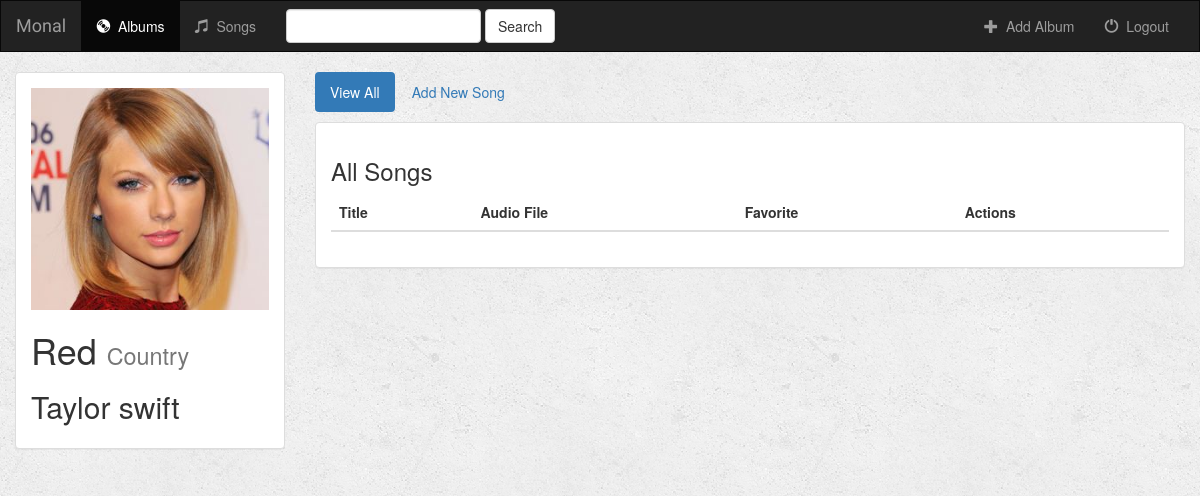
The app's page /music/1/ with its own data.
### music/models.py (models this page shows, shortened)
class Album(models.Model):
    artist = models.CharField(max_length=250)
    album_title = models.CharField(max_length=500)
    genre = models.CharField(max_length=100)
    album_logo = models.FileField()

### music/views.py (the view)
# urls.py: url(r'^(?P<pk>[0-9]+)/$', views.DetailView.as_view(), name='detail'),
class DetailView(generic.DetailView):
    model = Album
    template_name = 'music/detail.html'

### music/templates/music/detail.html (shortened to what this page needs)
{% extends 'music/base.html' %}
{% block body %}
    <div class="container-fluid songs-container">
    <div class="row">
        <div class="col-sm-4 col-md-3">
            <div class="panel panel-default">
                <div class="panel-body">
                    <a href="{% url 'music:detail' album.id %}">
                        {% if album.album_logo.url %}
                            <img src="{{ album.album_logo.url }}" class="img-responsive">
                        {% else %}
                            <h3>No image to display</h3>
                        {% endif %}
                    </a>
                    <h1>{{ album.album_title }} <small>{{ album.genre }}</small></h1>
                    <h2>{{ album.artist }}</h2>
                </div>
            </div>
        </div>
        <div class="col-sm-8 col-md-9">
            <ul class="nav nav-pills" style="margin-bottom: 10px;">
                <li role="presentation" class="active"><a href="#">View All</a></li>
                <li role="presentation"><a href="#">Add New Song</a></li>
            </ul>
            <div class="panel panel-default">
                <div class="panel-body">
                    <h3>All Songs</h3>
                    <table class="table">
                        <thead>
                        <tr>
                            <th>Title</th>
                            <th>Audio File</th>
                            <th>Favorite</th>
                            <th>Actions</th>
                        </tr>
                        </thead>
                    </table>
                </div>
            </div>
        </div>
    </div>
</div>
{% endblock %}

### music/static/music/style.css (style rules this page uses)
body { background: white url("images/background.png"); }

### records on screen
Album: album_logo (picture), album_title "Red", genre "Country", artist "Taylor swift"
